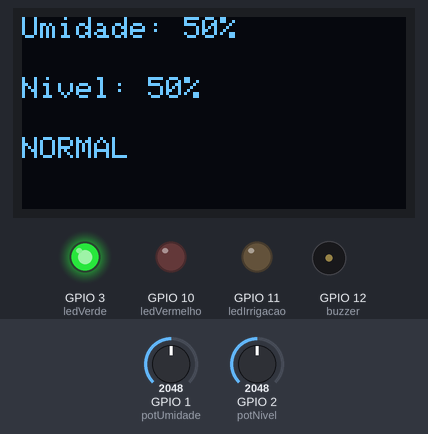
The sketch below on a simulated ESP32-S3. On the bench: 128×64 one-colour display, output pins drawn as LEDs (lit = HIGH), buzzer (waves = sounding, pin HIGH). The test bench sets the inputs (shaded band); at power-on: GPIO 2 (potNivel) = 2048, GPIO 1 (potUmidade) = 2048 (analog values on the 0–4095 scale). WiFi joins after 1.5 s; servers stay silent unless stated; uploads are accepted with an empty reply; no MQTT or app messages arrive unless stated; what the sketch prints to the serial monitor is not drawn.

Above: at 3.8 s.
3.9 s: GPIO 2 (potNivel) set to 1293
At 4.4 s:
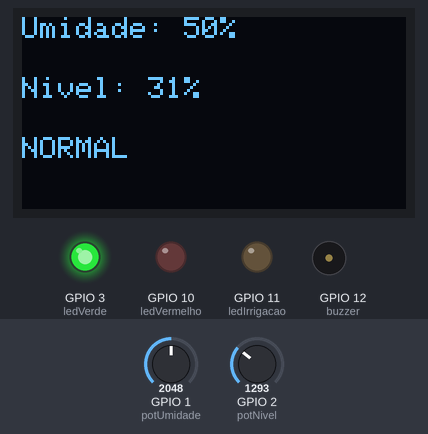
5.4 s: GPIO 2 (potNivel) set to 1161
At 6.4 s:
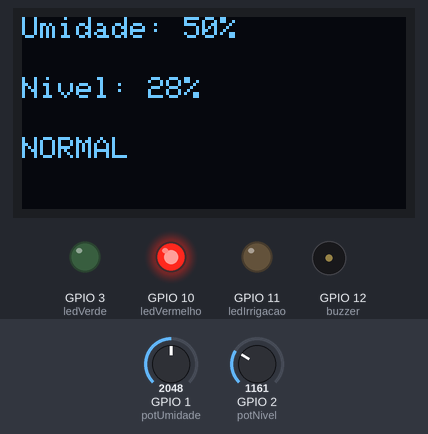
7.0 s: GPIO 1 (potUmidade) set to 1083
At 8.2 s:
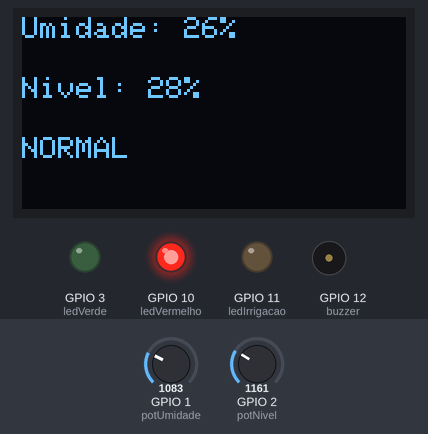
8.6 s: GPIO 1 (potUmidade) set to 968
At 9.9 s:
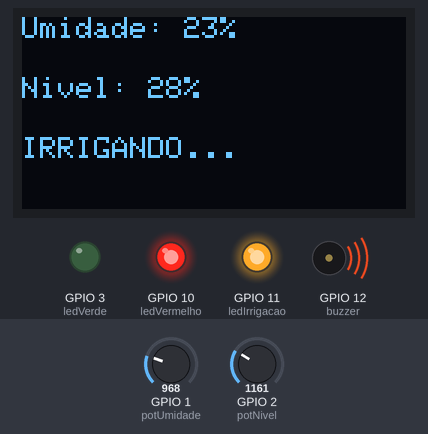
10.2 s: GPIO 2 (potNivel) set to 2047
At 11.4 s:
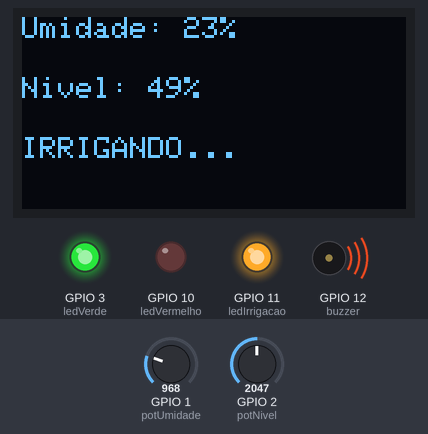
11.7 s: GPIO 1 (potUmidade) set to 1228
At 12.5 s:
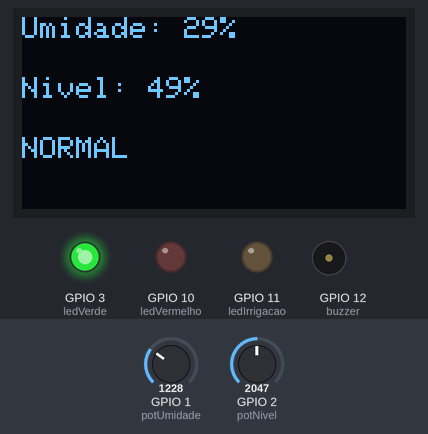
Timing chart, 0 to 14.3 s (numbered marks = the images above; inputs shaded):
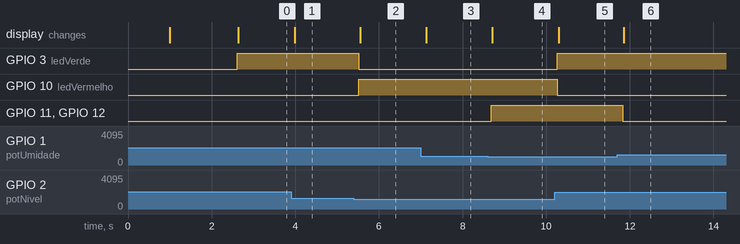

Measured:
- the behaviour switches between 1229 and 1228 on GPIO 2 (potNivel) (found by bisection; images 1 and 2)
- the behaviour switches between 1024 and 1023 on GPIO 1 (potUmidade) (found by bisection; images 3 and 4)
- after the input at 3.9 s, the display: changes after 0.09 s (image 1)
- after the input at 5.4 s, GPIO 3 (ledVerde): HIGH → LOW after 0.12 s; GPIO 10 (ledVermelho): LOW → HIGH after 0.12 s; the display: changes after 0.15 s (image 2)
- after the input at 7.0 s, the display: changes after 0.13 s (image 3)
- after the input at 8.6 s, GPIO 11 (ledIrrigacao), GPIO 12 (buzzer): LOW → HIGH after 0.09 s; the display: changes after 0.11 s (image 4)
- after the input at 10.2 s, GPIO 3 (ledVerde): LOW → HIGH after 0.07 s; GPIO 10 (ledVermelho): HIGH → LOW after 0.07 s; the display: changes after 0.09 s (image 5)
- after the input at 11.7 s, GPIO 11 (ledIrrigacao), GPIO 12 (buzzer): HIGH → LOW after 0.13 s; the display: changes after 0.15 s (image 6)

The sketch:

MQTT.ino
```cpp
#include <WiFi.h>
#include <HTTPClient.h>
#include <PubSubClient.h>
#include <Wire.h>
#include <Adafruit_GFX.h>
#include <Adafruit_SSD1306.h>

// ===== WIFI =====
const char* ssid = "teste123";
const char* password = "12345678";

// ===== MQTT =====
const char* mqtt_server = "18.231.109.143";
WiFiClient espClient;
PubSubClient client(espClient);

// ===== OLED =====
Adafruit_SSD1306 display(128, 64, &Wire, -1);
bool oledOK = false;

// ===== PINOS =====
int potUmidade = 1;
int potNivel   = 2;

int ledVerde     = 3;
int ledVermelho  = 10;
int ledIrrigacao = 11;
int buzzer       = 12;

// ===== VARIÁVEIS =====
int umidade = 0;
int nivel = 0;
bool irrigando = false;

unsigned long ultimoEnvio = 0;

// ===== WIFI =====
void conectarWiFi() {
  WiFi.begin(ssid, password);
  WiFi.setSleep(false);

  Serial.print("Conectando WiFi");

  int tentativas = 0;

  while (WiFi.status() != WL_CONNECTED && tentativas < 20) {
    delay(500);
    Serial.print(".");
    tentativas++;
  }

  if (WiFi.status() == WL_CONNECTED) {
    Serial.println("\nWiFi conectado!");
    Serial.print("IP: ");
    Serial.println(WiFi.localIP());
  } else {
    Serial.println("\nFalha ao conectar WiFi!");
  }
}

// ===== MQTT =====
void conectarMQTT() {
  client.setServer(mqtt_server, 1883);

  while (!client.connected()) {
    Serial.println("Conectando MQTT...");

    if (client.connect("ESP32Client")) {
      Serial.println("MQTT conectado");
    } else {
      Serial.print("Falha MQTT, rc=");
      Serial.print(client.state());
      Serial.println(" tentando novamente...");
      delay(2000);
    }
  }
}

void setup() {
  Serial.begin(115200);

  Serial.println("INICIO SETUP");

  delay(1000);
  Wire.begin(8, 9);

  // OLED
  if (display.begin(SSD1306_SWITCHCAPVCC, 0x3C)) {
    oledOK = true;
    display.clearDisplay();
    display.display();
    Serial.println("OLED OK");
  } else {
    Serial.println("OLED NAO DETECTADO");
  }

  // PINOS
  pinMode(ledVerde, OUTPUT);
  pinMode(ledVermelho, OUTPUT);
  pinMode(ledIrrigacao, OUTPUT);
  pinMode(buzzer, OUTPUT);

  analogReadResolution(12);

  conectarWiFi();
  conectarMQTT();
}

void loop() {

  // ===== GARANTE MQTT =====
  if (!client.connected()) {
    conectarMQTT();
  }
  client.loop();

  // ===== LEITURA =====
  int leituraUmidade = analogRead(potUmidade);
  int leituraNivel   = analogRead(potNivel);

  umidade = map(leituraUmidade, 0, 4095, 0, 100);
  nivel   = map(leituraNivel,   0, 4095, 0, 100);

  // ===== LÓGICA =====
  if (nivel < 30) {
    digitalWrite(ledVermelho, HIGH);
    digitalWrite(ledVerde, LOW);
  } else {
    digitalWrite(ledVerde, HIGH);
    digitalWrite(ledVermelho, LOW);
  }

  if (umidade < 25) {
    digitalWrite(ledIrrigacao, HIGH);
    digitalWrite(buzzer, HIGH);
    irrigando = true;
  } else {
    digitalWrite(ledIrrigacao, LOW);
    digitalWrite(buzzer, LOW);
    irrigando = false;
  }

  // ===== ENVIO (HTTP + MQTT) =====
  if (millis() - ultimoEnvio > 5000) {

    // --- HTTP ---
    if (WiFi.status() == WL_CONNECTED) {
      HTTPClient http;

      String url = "http://18.231.109.143/dados.php?umidade="
                   + String(umidade) + "&nivel=" + String(nivel);

      http.begin(url);
      int httpCode = http.GET();

      Serial.print("HTTP Code: ");
      Serial.println(httpCode);

      http.end();
    } else {
      Serial.println("WiFi desconectado");
    }

    // --- MQTT ---
    String payload = "{";
    payload += "\"umidade\":" + String(umidade) + ",";
    payload += "\"nivel\":" + String(nivel);
    payload += "}";

    client.publish("irrigacao/dados", payload.c_str());

    Serial.print("MQTT enviado: ");
    Serial.println(payload);

    ultimoEnvio = millis();
  }

  // ===== OLED =====
  if (oledOK) {
    display.clearDisplay();
    display.setTextSize(1);
    display.setTextColor(SSD1306_WHITE);

    display.setCursor(0, 0);
    display.print("Umidade: ");
    display.print(umidade);
    display.println("%");

    display.setCursor(0, 20);
    display.print("Nivel: ");
    display.print(nivel);
    display.println("%");

    display.setCursor(0, 40);
    display.println(irrigando ? "IRRIGANDO..." : "NORMAL");

    display.display();
  }

  delay(200);
}
```
